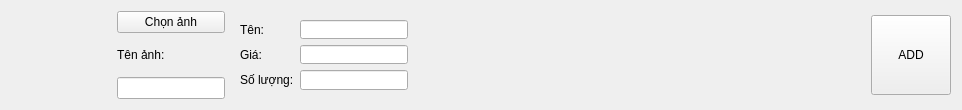
          <widget class="QWidget" name="widget" native="true">
           <property name="minimumSize">
            <size>
             <width>0</width>
             <height>110</height>
            </size>
           </property>
           <property name="maximumSize">
            <size>
             <width>16777215</width>
             <height>110</height>
            </size>
           </property>
           <layout class="QHBoxLayout" name="horizontalLayout_3">
            <item>
             <widget class="QLabel" name="item_image_M1_2">
              <property name="minimumSize">
               <size>
                <width>100</width>
                <height>100</height>
               </size>
              </property>
              <property name="maximumSize">
               <size>
                <width>100</width>
                <height>100</height>
               </size>
              </property>
              <property name="styleSheet">
               <string notr="true">image: url(:/newPrefix/images/Products/1.jpg);</string>
              </property>
              <property name="text">
               <string/>
              </property>
             </widget>
            </item>
            <item>
             <layout class="QVBoxLayout" name="verticalLayout_6">
              <item>
               <widget class="QPushButton" name="form_select_img_M1">
                <property name="text">
                 <string>Chọn ảnh</string>
                </property>
               </widget>
              </item>
              <item>
               <widget class="QLabel" name="label">
                <property name="text">
                 <string>Tên ảnh:</string>
                </property>
               </widget>
              </item>
              <item>
               <widget class="QLineEdit" name="form_name_img_M1"/>
              </item>
             </layout>
            </item>
            <item>
             <widget class="QWidget" name="widget_3" native="true">
              <property name="minimumSize">
               <size>
                <width>120</width>
                <height>0</height>
               </size>
              </property>
              <layout class="QFormLayout" name="formLayout">
               <item row="0" column="0">
                <widget class="QLabel" name="label_9">
                 <property name="text">
                  <string>Tên:</string>
                 </property>
                </widget>
               </item>
               <item row="0" column="1">
                <widget class="QLineEdit" name="form_name_M1"/>
               </item>
               <item row="1" column="0">
                <widget class="QLabel" name="label_13">
                 <property name="text">
                  <string>Giá:</string>
                 </property>
                </widget>
               </item>
               <item row="1" column="1">
                <widget class="QLineEdit" name="form_price_M1"/>
               </item>
               <item row="2" column="0">
                <widget class="QLabel" name="label_14">
                 <property name="text">
                  <string>Số lượng:</string>
                 </property>
                </widget>
               </item>
               <item row="2" column="1">
                <widget class="QLineEdit" name="form_quantity_M1"/>
               </item>
              </layout>
             </widget>
            </item>
            <item>
             <spacer name="horizontalSpacer">
              <property name="orientation">
               <enum>Qt::Horizontal</enum>
              </property>
              <property name="sizeHint" stdset="0">
               <size>
                <width>448</width>
                <height>20</height>
               </size>
              </property>
             </spacer>
            </item>
            <item>
             <widget class="QPushButton" name="form_btn_add_M1">
              <property name="minimumSize">
               <size>
                <width>0</width>
                <height>80</height>
               </size>
              </property>
              <property name="text">
               <string>ADD</string>
              </property>
             </widget>
            </item>
           </layout>
          </widget>
